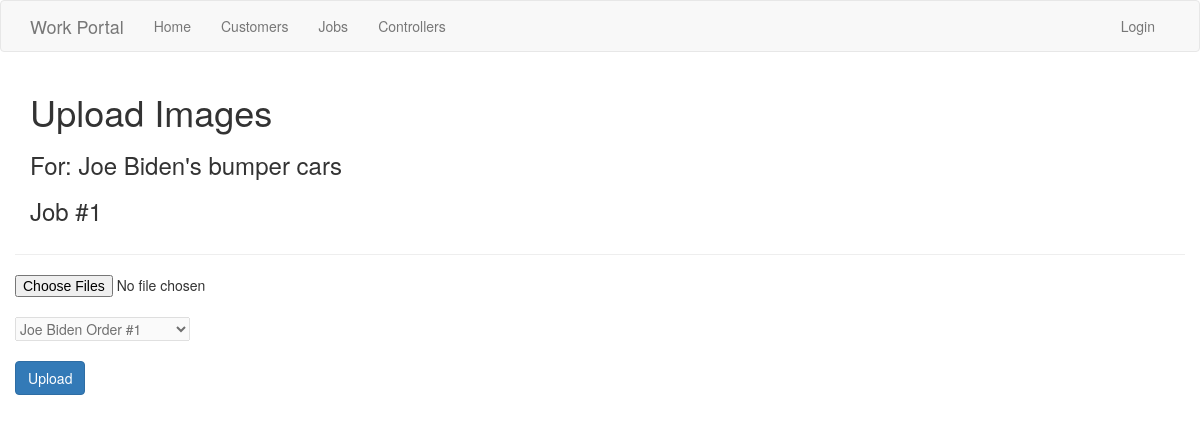
Screenshot of /upload with the database file from the repository.
### app/models.py (models this page shows, shortened)
class Customer(db.Model):
    name = db.Column(db.String(120), index=True)
    email = db.Column(db.String(64), index=True, unique=True)
    id = db.Column(db.Integer, primary_key=True)
    company = db.Column(db.String(120))
    phone = db.Column(db.String(20))
    address = db.Column(db.String(200))
    order = db.relationship('Order', backref='customer', lazy=True, cascade='delete,all')
    controller = db.relationship('Controller', backref='customer', lazy=True, cascade='delete,all')
    def __repr__(self):
        return self.name.title()

class Order(db.Model):
    id = db.Column(db.Integer, primary_key=True)
    customer_id = db.Column(db.Integer(), db.ForeignKey('customer.id'))
    controller = db.relationship('Controller', backref='order', lazy=True, cascade='delete,all')
    bubble_six = db.Column(db.Integer(), nullable=False)
    bubble_nine = db.Column(db.Integer(), nullable=False)
    bubble_fourteen = db.Column(db.Integer(), nullable=False)
    puck_six = db.Column(db.Integer(), nullable=False)
    puck_molex_six = db.Column(db.Integer(), nullable=False)
    puck_nine = db.Column(db.Integer(), nullable=False)
    long_nineteen = db.Column(db.Integer(), nullable=False)
    short_nineteen = db.Column(db.Integer(), nullable=False)
    green_nineteen = db.Column(db.Integer(), nullable=False)
    ads_twentyfour = db.Column(db.Integer(), nullable=False)
    ads_thirtysix = db.Column(db.Integer(), nullable=False)
    two_forty = db.Column(db.Integer(), nullable=False)
    three_twenty = db.Column(db.Integer(), nullable=False)
    image = db.relationship('Image', backref='order', lazy=True, cascade='delete,all')
    controller = db.relationship('Controller', backref='order', lazy=True, cascade='delete,all')
    ride = db.Column(db.String(128), nullable=True)
    date_created = db.Column(db.DateTime, nullable=False, default=datetime.now)
    date_updated = db.Column(db.DateTime, onupdate=datetime.now)

### app/routes.py (the view, shortened to what this page needs)
@app.route('/upload', methods=['GET', 'POST'])
def upload():
    order_id = request.args.get('order_id', 1)
    form = ImageUploadForm(order=order_id)
    orders = Order.query.all()
    order_information = Order.query.get(int(order_id))
    orders = [(o.id, '{} Order #{}'.format(o.customer, o.id, o.ride)) for o in orders]
    form.order.choices = orders
    return render_template('upload.html', form=form, order_information=order_information)

### app/forms.py
class ImageUploadForm(FlaskForm):
    images = MultipleFileField('Upload Images', id='images')
    order = SelectField('Order')
    submit = SubmitField('Upload')

### app/templates/upload.html (shortened to what this page needs)
{% extends 'base.html' %}
{% import 'bootstrap/wtf.html' as wtf %}
{% block app_content %}
    <h1>Upload Images</h1>
    <h3>For: {{ order_information.customer }}'s {{ order_information.ride }} </h3>
    <h3>Job #{{ order_information.id }} </h3>
    <div class="row">
        <div class="col-md-12">
            <form class="form-horizontal" action="" method="post" , enctype="multipart/form-data">
                <div class="form-group">
                    <hr>
                    {{ form.images }}
                    <br>
                    <fieldset disabled>
                        {{ form.order }}
                    </fieldset>
                    <br>
                    {{ form.submit(class_='btn btn-primary') }}
                </div>
            </form>
        </div>
    </div>
{% endblock %}

### rows the page displays
Customer: customer "Joe Biden"
Order: ride "bumper cars", id "1"
